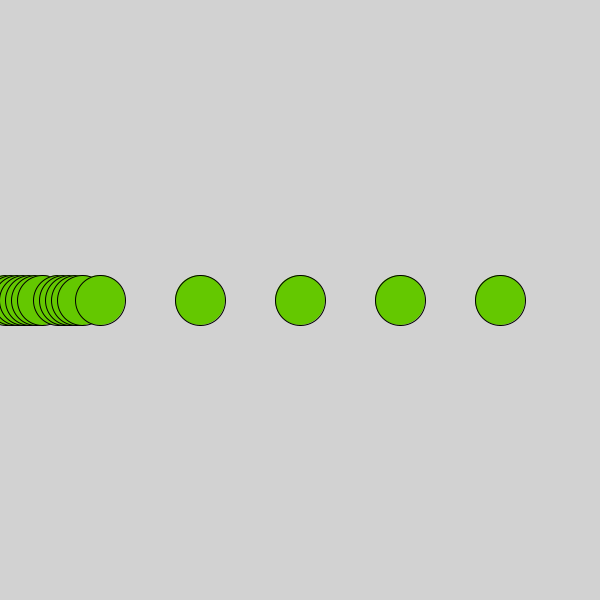
Frame 1 (no input)
Frame 60 (the mouse pressed at the canvas centre just before this capture): identical to frame 1, image omitted
Frame 120 (the mouse held since frame 60 and released just before this capture): identical to frame 1, image omitted

The Processing sketch that drew this single still picture (run headless with seeded random() and noise(); from frame 60 on, the mouse is pressed at the canvas centre):

// Processing sketch: Week10Sketch1
// ── Week10Sketch1.pde
float[] pos = { 6, 12, 18, 24, 30, 36, 42, 58, 64, 70, 76, 82, 100, 200, 300, 400, 500 };
               
void setup() {
  size(600, 600);
  fill(100, 200, 0);
}

void draw() {
  background(210);
  for (int i = 0; i < pos.length; i++) {
    ellipse(pos[i], height/2, 50, 50);
  }
}
